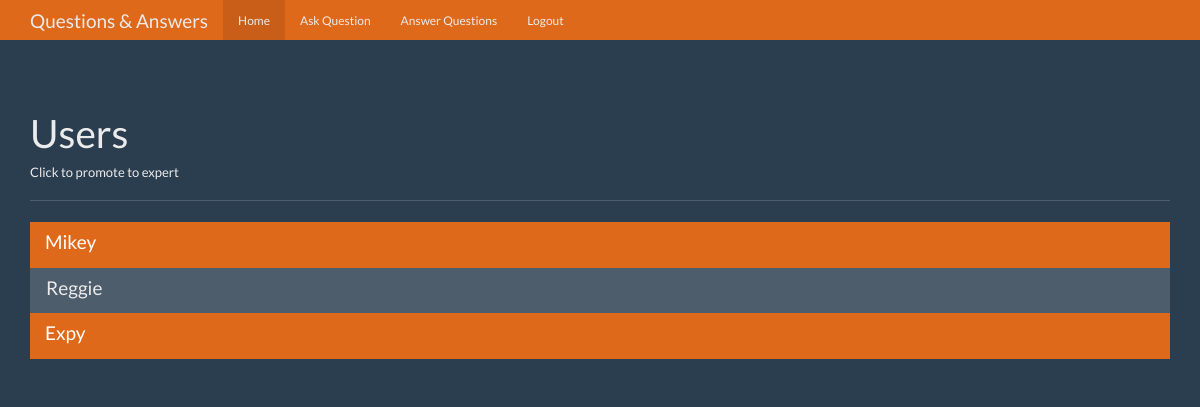
Page /users (signed in) on the committed database.
### tables this page shows
CREATE TABLE users (
    id integer primary key autoincrement,
    name text not null,
    password text not null,
    expert boolean not null,
    admin boolean not null
);

### app.py (the view)
@app.route('/users')
def users():
    user = get_current_user()
    db = get_db()
    users_cur = db.execute('select id, name, expert, admin from users;')
    users_results = users_cur.fetchall()
    return render_template('users.html', user=user, users=users_results)

### app.py (called while the page is built)
def get_current_user():
    user_result = None
    if 'user' in session:
        user = session['user']
        db = get_db()
        user_cursor = db.execute('select id, name, password, expert, admin from users where name = ?', [user])
        user_result = user_cursor.fetchone()
    return user_result

### database.py (called while the page is built)
def connect_db():
    sql = sqlite3.connect("Section5_Question_Answer_App\questions.db")
    sql.row_factory = sqlite3.Row
    return sql

def get_db():
    if not hasattr(g, 'sqlite_db'):
        g.sqlite_db = connect_db()
    return g.sqlite_db

### templates/users.html (shortened to what this page needs)
<!DOCTYPE html>
<html lang="en">
  <head>
    <link href="{{ url_for('static', filename='bootstrap.min.css') }}" rel="stylesheet">
    <link href="{{ url_for('static', filename='theme.css') }}" rel="stylesheet">
  </head>
  <body>
    <nav class="navbar navbar-inverse navbar-fixed-top">
      <div class="container">
        <div class="navbar-header">
          <a class="navbar-brand" href="#">Questions & Answers</a>
        </div>
        <div id="navbar" class="navbar-collapse collapse">
          <ul class="nav navbar-nav">
            <li class="active"><a href="{{ url_for('index') }}">Home</a></li>
            {% if user: %}
            <li><a href="{{ url_for('ask') }}">Ask Question</a></li>
            {% endif %}
            {% if user and user['expert'] == 1 %}
            <li><a href="{{ url_for('answer') }}">Answer Questions</a></li>
            {% endif %}
            {% if user: %}
            <li><a href="{{ url_for('logout') }}">Logout</a></li>
            {% endif %}
          </ul>
        </div>
      </div>
    </nav>
    <div class="container theme-showcase" role="main">
      <div class="page-header">
        <h1>Users</h1>
        <h6>Click to promote to expert</h6>
      </div>
      <div class="row">
        <div class="col-lg-12">
          <div class="list-group">
            {% for user in users %}
                <a href="{{ url_for('promote', user_id=user['id']) }}" method="POST" class="list-group-item {% if user['expert'] == 1 %}active{% endif %}">
                  <h4 class="list-group-item-heading">{{ user['name'] }}</h4>
                </a>
            {% endfor %}
          </div>
        </div>
      </div>
    </div>
  </body>
</html>

### static/theme.css (style rules this page uses)
body { padding-top: 70px; padding-bottom: 30px; }

### rows in the picture
users: name "Mikey"
users: name "Reggie"
users: name "Expy"
